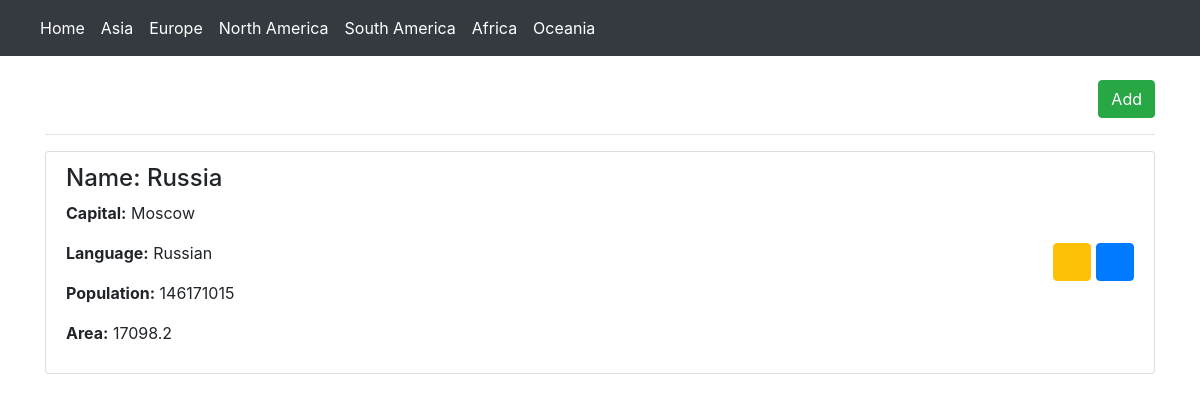
Screenshot of /europe/ with the database file from the repository.
### regions/models.py (models this page shows, shortened)
class Country(models.Model):
    continent = models.ForeignKey(Continent, null=True, on_delete=models.CASCADE)
    name = models.CharField(max_length=100, null=True)
    capital = models.CharField(max_length=100, null=True)
    language = models.CharField(max_length=100, null=True)
    population = models.IntegerField(null=True)
    area = models.FloatField(null=True)

### regions/views.py (the view)
# urls.py: path('europe/', europe, name='europe'),
def europe(request):
    continent = Continent.objects.get(id=2)
    context = {
        'country': continent.country_set.all()
    }
    return render(request, 'europe.html', context)

### regions/templates/europe.html
{% extends 'base.html' %}
{% block content %}
    <div class="container">
        <div class="text-right">
            <br>
            <a href="{% url "country_create" %}" class="btn btn-success">Add</a>
            <hr>
        </div>
        <div class="list-group">
            {% for c in country %}
                <div class="list-group-item d-flex align-items-center">
                    <div>
                        <h4>Name: {{ c.name }}</h4>
                        <p><b>Capital:</b> {{ c.capital }}</p>
                        <p><b>Language:</b> {{ c.language }}</p>
                        <p><b>Population:</b> {{ c.population }}</p>
                        <p><b>Area:</b> {{ c.area }}</p>
                    </div>
                    <div class="ml-auto">
                        <a href="{% url "country_update" c.id %}" class="btn btn-warning">
                            <i class="bi bi-pencil text-white"></i>
                        </a>
                        <a href="{% url "country_delete" c.id %}" class="btn btn-primary">
                            <i class="bi bi-trash"></i>
                        </a>
                    </div>
                </div>
            {% empty %}
                <div class="container text-center">
                    <h4>Country is not defined!</h4>
                </div>
            {% endfor %}
        </div>
    </div>
{% endblock %}

### rows the page displays
Country: name "Russia", capital "Moscow", language "Russian", population "146171015", area "17098.2"
